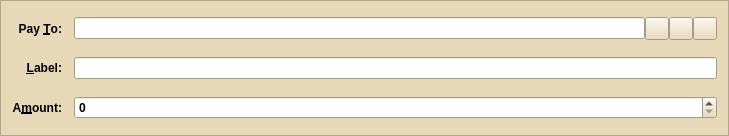
<?xml version="1.0" encoding="UTF-8"?>
<ui version="4.0">
 <class>SendCoinsEntry</class>
 <widget class="QFrame" name="SendCoinsEntry">
  <property name="geometry">
   <rect>
    <x>0</x>
    <y>0</y>
    <width>729</width>
    <height>136</height>
   </rect>
  </property>
  <property name="palette">
   <palette>
    <active>
     <colorrole role="WindowText">
      <brush brushstyle="SolidPattern">
       <color alpha="255">
        <red>0</red>
        <green>0</green>
        <blue>0</blue>
       </color>
      </brush>
     </colorrole>
     <colorrole role="Button">
      <brush brushstyle="SolidPattern">
       <color alpha="255">
        <red>231</red>
        <green>216</green>
        <blue>184</blue>
       </color>
      </brush>
     </colorrole>
     <colorrole role="Light">
      <brush brushstyle="SolidPattern">
       <color alpha="255">
        <red>255</red>
        <green>255</green>
        <blue>255</blue>
       </color>
      </brush>
     </colorrole>
     <colorrole role="Midlight">
      <brush brushstyle="SolidPattern">
       <color alpha="255">
        <red>243</red>
        <green>235</green>
        <blue>219</blue>
       </color>
      </brush>
     </colorrole>
     <colorrole role="Dark">
      <brush brushstyle="SolidPattern">
       <color alpha="255">
        <red>115</red>
        <green>108</green>
        <blue>92</blue>
       </color>
      </brush>
     </colorrole>
     <colorrole role="Mid">
      <brush brushstyle="SolidPattern">
       <color alpha="255">
        <red>154</red>
        <green>144</green>
        <blue>123</blue>
       </color>
      </brush>
     </colorrole>
     <colorrole role="Text">
      <brush brushstyle="SolidPattern">
       <color alpha="255">
        <red>0</red>
        <green>0</green>
        <blue>0</blue>
       </color>
      </brush>
     </colorrole>
     <colorrole role="BrightText">
      <brush brushstyle="SolidPattern">
       <color alpha="255">
        <red>255</red>
        <green>255</green>
        <blue>255</blue>
       </color>
      </brush>
     </colorrole>
     <colorrole role="ButtonText">
      <brush brushstyle="SolidPattern">
       <color alpha="255">
        <red>0</red>
        <green>0</green>
        <blue>0</blue>
       </color>
      </brush>
     </colorrole>
     <colorrole role="Base">
      <brush brushstyle="SolidPattern">
       <color alpha="255">
        <red>255</red>
        <green>255</green>
        <blue>255</blue>
       </color>
      </brush>
     </colorrole>
     <colorrole role="Window">
      <brush brushstyle="SolidPattern">
       <color alpha="255">
        <red>231</red>
        <green>216</green>
        <blue>184</blue>
       </color>
      </brush>
     </colorrole>
     <colorrole role="Shadow">
      <brush brushstyle="SolidPattern">
       <color alpha="255">
        <red>0</red>
        <green>0</green>
        <blue>0</blue>
       </color>
      </brush>
     </colorrole>
     <colorrole role="AlternateBase">
      <brush brushstyle="SolidPattern">
       <color alpha="255">
        <red>243</red>
        <green>235</green>
        <blue>219</blue>
       </color>
      </brush>
     </colorrole>
     <colorrole role="ToolTipBase">
      <brush brushstyle="SolidPattern">
       <color alpha="255">
        <red>255</red>
        <green>255</green>
        <blue>220</blue>
       </color>
      </brush>
     </colorrole>
     <colorrole role="ToolTipText">
      <brush brushstyle="SolidPattern">
       <color alpha="255">
        <red>0</red>
        <green>0</green>
        <blue>0</blue>
       </color>
      </brush>
     </colorrole>
    </active>
    <inactive>
     <colorrole role="WindowText">
      <brush brushstyle="SolidPattern">
       <color alpha="255">
        <red>0</red>
        <green>0</green>
        <blue>0</blue>
       </color>
      </brush>
     </colorrole>
     <colorrole role="Button">
      <brush brushstyle="SolidPattern">
       <color alpha="255">
        <red>231</red>
        <green>216</green>
        <blue>184</blue>
       </color>
      </brush>
     </colorrole>
     <colorrole role="Light">
      <brush brushstyle="SolidPattern">
       <color alpha="255">
        <red>255</red>
        <green>255</green>
        <blue>255</blue>
       </color>
      </brush>
     </colorrole>
     <colorrole role="Midlight">
      <brush brushstyle="SolidPattern">
       <color alpha="255">
        <red>243</red>
        <green>235</green>
        <blue>219</blue>
       </color>
      </brush>
     </colorrole>
     <colorrole role="Dark">
      <brush brushstyle="SolidPattern">
       <color alpha="255">
        <red>115</red>
        <green>108</green>
        <blue>92</blue>
       </color>
      </brush>
     </colorrole>
     <colorrole role="Mid">
      <brush brushstyle="SolidPattern">
       <color alpha="255">
        <red>154</red>
        <green>144</green>
        <blue>123</blue>
       </color>
      </brush>
     </colorrole>
     <colorrole role="Text">
      <brush brushstyle="SolidPattern">
       <color alpha="255">
        <red>0</red>
        <green>0</green>
        <blue>0</blue>
       </color>
      </brush>
     </colorrole>
     <colorrole role="BrightText">
      <brush brushstyle="SolidPattern">
       <color alpha="255">
        <red>255</red>
        <green>255</green>
        <blue>255</blue>
       </color>
      </brush>
     </colorrole>
     <colorrole role="ButtonText">
      <brush brushstyle="SolidPattern">
       <color alpha="255">
        <red>0</red>
        <green>0</green>
        <blue>0</blue>
       </color>
      </brush>
     </colorrole>
     <colorrole role="Base">
      <brush brushstyle="SolidPattern">
       <color alpha="255">
        <red>255</red>
        <green>255</green>
        <blue>255</blue>
       </color>
      </brush>
     </colorrole>
     <colorrole role="Window">
      <brush brushstyle="SolidPattern">
       <color alpha="255">
        <red>231</red>
        <green>216</green>
        <blue>184</blue>
       </color>
      </brush>
     </colorrole>
     <colorrole role="Shadow">
      <brush brushstyle="SolidPattern">
       <color alpha="255">
        <red>0</red>
        <green>0</green>
        <blue>0</blue>
       </color>
      </brush>
     </colorrole>
     <colorrole role="AlternateBase">
      <brush brushstyle="SolidPattern">
       <color alpha="255">
        <red>243</red>
        <green>235</green>
        <blue>219</blue>
       </color>
      </brush>
     </colorrole>
     <colorrole role="ToolTipBase">
      <brush brushstyle="SolidPattern">
       <color alpha="255">
        <red>255</red>
        <green>255</green>
        <blue>220</blue>
       </color>
      </brush>
     </colorrole>
     <colorrole role="ToolTipText">
      <brush brushstyle="SolidPattern">
       <color alpha="255">
        <red>0</red>
        <green>0</green>
        <blue>0</blue>
       </color>
      </brush>
     </colorrole>
    </inactive>
    <disabled>
     <colorrole role="WindowText">
      <brush brushstyle="SolidPattern">
       <color alpha="255">
        <red>115</red>
        <green>108</green>
        <blue>92</blue>
       </color>
      </brush>
     </colorrole>
     <colorrole role="Button">
      <brush brushstyle="SolidPattern">
       <color alpha="255">
        <red>231</red>
        <green>216</green>
        <blue>184</blue>
       </color>
      </brush>
     </colorrole>
     <colorrole role="Light">
      <brush brushstyle="SolidPattern">
       <color alpha="255">
        <red>255</red>
        <green>255</green>
        <blue>255</blue>
       </color>
      </brush>
     </colorrole>
     <colorrole role="Midlight">
      <brush brushstyle="SolidPattern">
       <color alpha="255">
        <red>243</red>
        <green>235</green>
        <blue>219</blue>
       </color>
      </brush>
     </colorrole>
     <colorrole role="Dark">
      <brush brushstyle="SolidPattern">
       <color alpha="255">
        <red>115</red>
        <green>108</green>
        <blue>92</blue>
       </color>
      </brush>
     </colorrole>
     <colorrole role="Mid">
      <brush brushstyle="SolidPattern">
       <color alpha="255">
        <red>154</red>
        <green>144</green>
        <blue>123</blue>
       </color>
      </brush>
     </colorrole>
     <colorrole role="Text">
      <brush brushstyle="SolidPattern">
       <color alpha="255">
        <red>115</red>
        <green>108</green>
        <blue>92</blue>
       </color>
      </brush>
     </colorrole>
     <colorrole role="BrightText">
      <brush brushstyle="SolidPattern">
       <color alpha="255">
        <red>255</red>
        <green>255</green>
        <blue>255</blue>
       </color>
      </brush>
     </colorrole>
     <colorrole role="ButtonText">
      <brush brushstyle="SolidPattern">
       <color alpha="255">
        <red>115</red>
        <green>108</green>
        <blue>92</blue>
       </color>
      </brush>
     </colorrole>
     <colorrole role="Base">
      <brush brushstyle="SolidPattern">
       <color alpha="255">
        <red>231</red>
        <green>216</green>
        <blue>184</blue>
       </color>
      </brush>
     </colorrole>
     <colorrole role="Window">
      <brush brushstyle="SolidPattern">
       <color alpha="255">
        <red>231</red>
        <green>216</green>
        <blue>184</blue>
       </color>
      </brush>
     </colorrole>
     <colorrole role="Shadow">
      <brush brushstyle="SolidPattern">
       <color alpha="255">
        <red>0</red>
        <green>0</green>
        <blue>0</blue>
       </color>
      </brush>
     </colorrole>
     <colorrole role="AlternateBase">
      <brush brushstyle="SolidPattern">
       <color alpha="255">
        <red>231</red>
        <green>216</green>
        <blue>184</blue>
       </color>
      </brush>
     </colorrole>
     <colorrole role="ToolTipBase">
      <brush brushstyle="SolidPattern">
       <color alpha="255">
        <red>255</red>
        <green>255</green>
        <blue>220</blue>
       </color>
      </brush>
     </colorrole>
     <colorrole role="ToolTipText">
      <brush brushstyle="SolidPattern">
       <color alpha="255">
        <red>0</red>
        <green>0</green>
        <blue>0</blue>
       </color>
      </brush>
     </colorrole>
    </disabled>
   </palette>
  </property>
  <property name="font">
   <font>
    <weight>75</weight>
    <bold>true</bold>
   </font>
  </property>
  <property name="windowTitle">
   <string>Form</string>
  </property>
  <property name="frameShape">
   <enum>QFrame::StyledPanel</enum>
  </property>
  <property name="frameShadow">
   <enum>QFrame::Sunken</enum>
  </property>
  <layout class="QGridLayout" name="gridLayout">
   <property name="spacing">
    <number>12</number>
   </property>
   <item row="5" column="0">
    <widget class="QLabel" name="label">
     <property name="text">
      <string>A&amp;mount:</string>
     </property>
     <property name="alignment">
      <set>Qt::AlignRight|Qt::AlignTrailing|Qt::AlignVCenter</set>
     </property>
     <property name="buddy">
      <cstring>payAmount</cstring>
     </property>
    </widget>
   </item>
   <item row="3" column="0">
    <widget class="QLabel" name="label_2">
     <property name="text">
      <string>Pay &amp;To:</string>
     </property>
     <property name="alignment">
      <set>Qt::AlignRight|Qt::AlignTrailing|Qt::AlignVCenter</set>
     </property>
     <property name="buddy">
      <cstring>payTo</cstring>
     </property>
    </widget>
   </item>
   <item row="5" column="1">
    <widget class="BitcoinAmountField" name="payAmount"/>
   </item>
   <item row="4" column="1">
    <layout class="QHBoxLayout" name="horizontalLayout_2">
     <property name="spacing">
      <number>0</number>
     </property>
     <item>
      <widget class="QValidatedLineEdit" name="addAsLabel">
       <property name="enabled">
        <bool>true</bool>
       </property>
       <property name="toolTip">
        <string>Enter a label for this address to add it to your address book</string>
       </property>
      </widget>
     </item>
    </layout>
   </item>
   <item row="4" column="0">
    <widget class="QLabel" name="label_4">
     <property name="text">
      <string>&amp;Label:</string>
     </property>
     <property name="alignment">
      <set>Qt::AlignRight|Qt::AlignTrailing|Qt::AlignVCenter</set>
     </property>
     <property name="buddy">
      <cstring>addAsLabel</cstring>
     </property>
    </widget>
   </item>
   <item row="3" column="1">
    <layout class="QHBoxLayout" name="payToLayout">
     <property name="spacing">
      <number>0</number>
     </property>
     <item>
      <widget class="QValidatedLineEdit" name="payTo">
       <property name="toolTip">
        <string>The address to send the payment to  (e.g. Ld9EDYP4c2M3rXuETZ9sSXbMsx8yAQzTm9)</string>
       </property>
       <property name="maxLength">
        <number>34</number>
       </property>
      </widget>
     </item>
     <item>
      <widget class="QToolButton" name="addressBookButton">
       <property name="toolTip">
        <string>Choose address from address book</string>
       </property>
       <property name="text">
        <string/>
       </property>
       <property name="icon">
        <iconset resource="../bitcoin.qrc">
         <normaloff>:/icons/address-book</normaloff>:/icons/address-book</iconset>
       </property>
       <property name="shortcut">
        <string>Alt+A</string>
       </property>
      </widget>
     </item>
     <item>
      <widget class="QToolButton" name="pasteButton">
       <property name="toolTip">
        <string>Paste address from clipboard</string>
       </property>
       <property name="text">
        <string/>
       </property>
       <property name="icon">
        <iconset resource="../bitcoin.qrc">
         <normaloff>:/icons/editpaste</normaloff>:/icons/editpaste</iconset>
       </property>
       <property name="shortcut">
        <string>Alt+P</string>
       </property>
      </widget>
     </item>
     <item>
      <widget class="QToolButton" name="deleteButton">
       <property name="toolTip">
        <string>Remove this recipient</string>
       </property>
       <property name="text">
        <string/>
       </property>
       <property name="icon">
        <iconset resource="../bitcoin.qrc">
         <normaloff>:/icons/remove</normaloff>:/icons/remove</iconset>
       </property>
      </widget>
     </item>
    </layout>
   </item>
  </layout>
 </widget>
 <customwidgets>
  <customwidget>
   <class>QValidatedLineEdit</class>
   <extends>QLineEdit</extends>
   <header>qvalidatedlineedit.h</header>
  </customwidget>
  <customwidget>
   <class>BitcoinAmountField</class>
   <extends>QSpinBox</extends>
   <header>bitcoinamountfield.h</header>
   <container>1</container>
  </customwidget>
 </customwidgets>
 <resources>
  <include location="../bitcoin.qrc"/>
 </resources>
 <connections/>
</ui>
